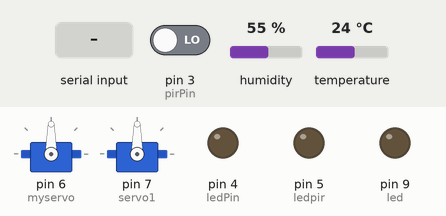
Simulated run of this sketch. Board: Arduino Uno, built with avr-gcc and run on an emulated ATmega328P. Shown: 2 × servo, output pins drawn as LEDs (lit = HIGH). Inputs (shaded band) come from the test bench; at power-on: pin 3 (pirPin) LOW, humidity 55 %, temperature 24 °C.

Above: at 1.2 s.
1.3 s: "3" received over the second serial link
At 1.53 s:
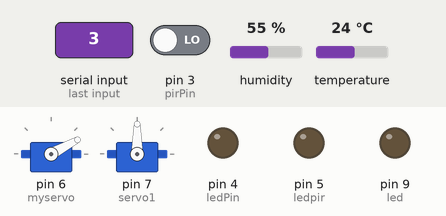
3.3 s: "0" received over the second serial link
At 4.2 s:
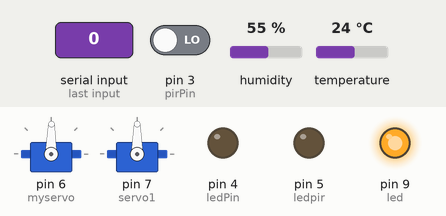
4.8 s: "4" received over the second serial link
At 6.0 s:
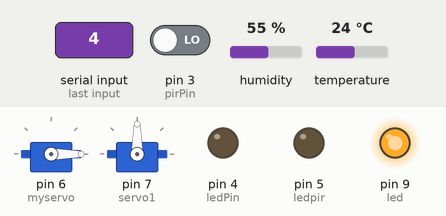
6.7 s: "6" received over the second serial link
8.6 s: "7" received over the second serial link
10.6 s: "9" received over the second serial link
At 10.9 s:
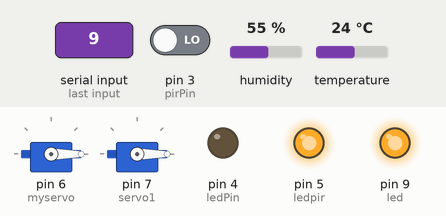
Timing chart, 0 to 13.1 s (numbered marks = the images above; inputs shaded):
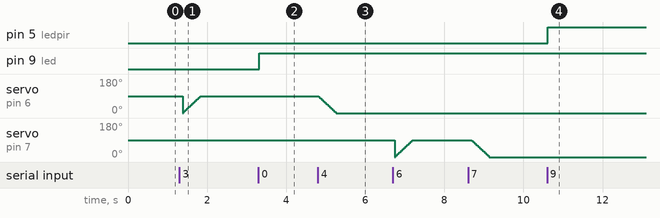

Measured:
- after the input at 3.3 s, pin 9 (led): LOW → HIGH at once
- after the input at 10.6 s, pin 5 (ledpir): LOW → HIGH at once

The sketch:

Arduino_Akilli_Ev.ino
```cpp
// bluetooth kontrol¸ yeni kodlar

#include <Servo.h>

// ISI VE NEM LIBRARIES -->

#include <dht11.h> // dht11 k¸t¸phanesini ekliyoruz.

#define DHT11PIN 2 // DHT11PIN olarak Dijital 2'yi belirliyor

// ISI VE NEM LIBRARIES <--

dht11 DHT11;

int led = 9;

 int pirPin = 3; // PIR pin

int ledPin = 4;   // LED pin

int ledpir = 5;

int deger = 0;

Servo myservo; // servo tanimlama

Servo servo1; // ikinci servo

int pos = 0; //servo pos


#include <SoftwareSerial.h>// import the serial library

SoftwareSerial Genotronex(10, 11); // RX, TX


int BluetoothData; // the data given from Computer


void setup() {

   myservo.attach(6); // Servonun sinyal alacagi pin numarasini belirliyorsunuz.

   servo1.attach(7);

  pinMode(ledPin, OUTPUT);

   pinMode(ledpir, OUTPUT);   // LED Pin'i Cikis yapiliyor

  Serial.begin(9600);

  Genotronex.begin(9600);

  pinMode(led, OUTPUT);

  pinMode(pirPin, INPUT);
}

void loop() {


   int chk = DHT11.read(DHT11PIN);

    deger = digitalRead(pirPin);  // Dijital pin okunuyor


 //BLUETOOTH KONTROL SERIDI

   if (Genotronex.available()){

BluetoothData=Genotronex.read();

   if(BluetoothData=='1'){

    Genotronex.print("Sicaklik (Celcius): ");

    Genotronex.println((float)DHT11.temperature, 2);

  Genotronex.print("Sicaklik (Fahrenheit): ");

  Genotronex.println(DHT11.fahrenheit(), 2);

  Genotronex.print("Sicaklik (Kelvin): ");

  Genotronex.println(DHT11.kelvin(), 2);

  // Cig Olusma Noktasi

 Genotronex.print("Cig Olusma Noktasi: ");

  Genotronex.println(DHT11.dewPoint(), 2);


   }

  if (BluetoothData=='0'){

  digitalWrite(led, HIGH);

Genotronex.print("Yandi! ");

  }

  if (BluetoothData=='3') {


  for(pos = 0; pos < 90; pos += 1) {

myservo.write(pos); // Belirlenen pozisyona gitmesi isteniyor.

delay(5); // Pozisyona 5 ms de ulasiyor.

}

  }

  if (BluetoothData=='4'){


  for(pos = 90; pos>=0; pos-=1){ // Servo 1'den 0 pozisyonuna 90 derece dˆnecek.

myservo.write(pos); // Belirlenen pozisyona gitmesi isteniyor.

delay(5); // Pozisyona 5 ms de ulasiyor

}

  }

  if (BluetoothData=='6') {

  for(pos = 0; pos < 90; pos += 1) {

servo1.write(pos); // Belirlenen pozisyona gitmesi isteniyor.

delay(5); // Pozisyona 5 ms de ulasiyor.

}

  }

  if (BluetoothData=='7'){

  for(pos = 90; pos>=0; pos-=1){ // Servo 1'den 0 pozisyonuna 90 derece dˆnecek.

servo1.write(pos); // Belirlenen pozisyona gitmesi isteniyor.

delay(5); // Pozisyona 5 ms de ulasiyor

}

  }


  if (BluetoothData=='5'){

    if (deger == HIGH) {

    digitalWrite(ledPin, HIGH);

    Genotronex.print("Hareket Var");

    delay(3000);

     digitalWrite(ledPin, LOW);

  }

  else{

    digitalWrite(ledPin,LOW);   // Eger okunan deger 0 ise LED sonduruluyor

    Genotronex.print("Hareket Yok");

  }

    }
  if (BluetoothData=='9') {

  digitalWrite(ledpir, HIGH);
  }
}

// BLUETOOTH KONTROL SON

delay(100);

}
```
